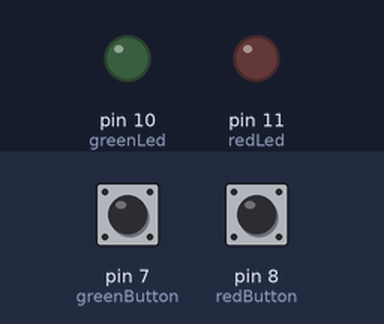
Bench run of a sketch on a simulated Arduino Uno, built with avr-gcc and run on an emulated ATmega328P. Parts: output pins drawn as LEDs (lit = HIGH). The test bench sets the inputs (shaded band); at power-on: pin 8 (redButton) HIGH, pin 7 (greenButton) HIGH.

Above: at 1.2 s.
1.3 s: pin 8 (redButton) pulled LOW for 0.15 s
At 2.4 s:
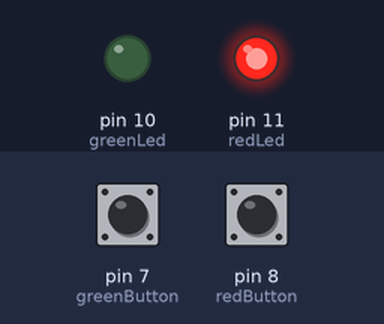
3.0 s: pin 7 (greenButton) pulled LOW for 0.15 s
At 4.2 s:
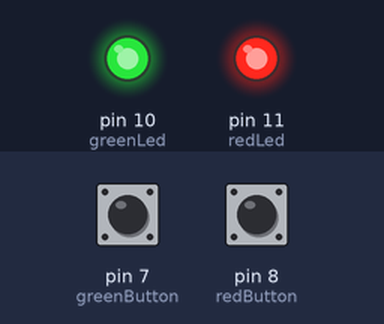
4.6 s: pin 8 (redButton) pulled LOW for 1 s
At 6.8 s:
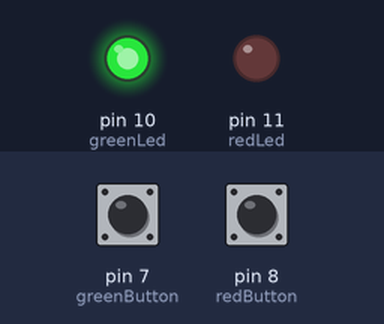
7.1 s: pin 7 (greenButton) pulled LOW for 1 s
At 8.5 s:
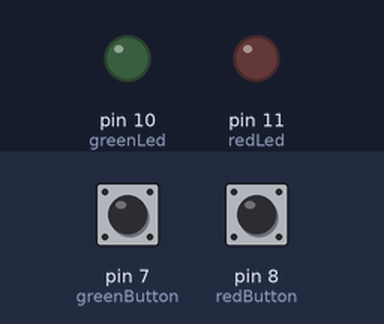
9.6 s: pin 7 (greenButton) pulled LOW for 3.2 s
At 10.4 s:
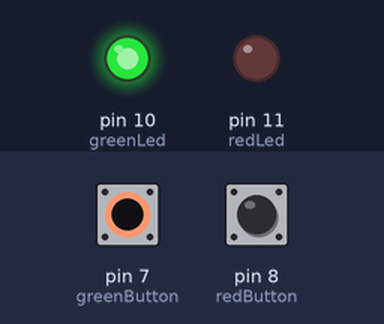
Timing chart, 0 to 12.6 s (numbered marks = the images above; inputs shaded):
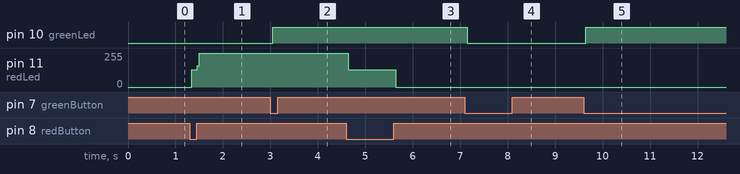

The sketch:

ButtonMastery.ino
```cpp
// Deklarering knappar
int greenButton = 7;
int redButton = 8;

// Deklarering lysdioder
int greenLed = 10;
int redLed = 11;

// Deklarerar tillstånd för lysdioderna
int greenLedState = LOW; // Tillstånd för lysdioden om den är på eller av
int redLedState = LOW; // Tillstånd för lysdioden om den är på eller av

// Debounce
int debounceTime = 50; // sätter studstiden till 50 millisekunder
int trueStateOfGreenButton = HIGH; // vi använder intern pullup så den är från start satt till hög
int currentStateGreenButton = HIGH; // placeholder för att läsa knappens tillstånd
int lastStateGreenButton = HIGH; //
unsigned long lastDebounceTime = 0; // till för att hålla koll på när knappen ändrades sist

void setup() {
  // konfigurering av knappar
  pinMode(greenButton, INPUT_PULLUP); // Använder inbyggda pull-up konfigureringen
  pinMode(redButton, INPUT_PULLUP); // Använder inbyggda pull-up konfigureringen

  // konfigurering av lysdioder
  pinMode(greenLed, OUTPUT);
  pinMode(redLed, OUTPUT);

}

void loop() {
  // ---------------------------------- //
  // Hantering av knapp utan studsskydd //
  // ---------------------------------- //

  int currentStateRedButton = digitalRead(redButton);

  if (currentStateRedButton == LOW){
    redLedState = !redLedState;
    digitalWrite(redLed, redLedState);
  }

  // ----------------------------------- //
  // Hantering av knappar med studsskydd //
  // ----------------------------------- //

  int currentStateGreenButton = digitalRead(greenButton);

  if (currentStateGreenButton != lastStateGreenButton){
    lastDebounceTime = millis();
  }
  if (millis() - lastDebounceTime > debounceTime) {

    if (currentStateGreenButton != trueStateOfGreenButton){
      trueStateOfGreenButton=currentStateGreenButton;

      if (currentStateGreenButton == LOW) {
        greenLedState = !greenLedState;
      }
    }
  }
  digitalWrite(greenLed, greenLedState);
  lastStateGreenButton = currentStateGreenButton;
}
```

Measured:
- after the input at 1.3 s, pin 11 (redLed): 0/255 → 128/255 at once, → 255/255 0.12 s later
- after the input at 3.0 s, pin 10 (greenLed): LOW → HIGH after 0.05 s
- after the input at 4.6 s, pin 11 (redLed): 255/255 → 128/255 at once, → 0/255 1.0 s later
- after the input at 7.1 s, pin 10 (greenLed): HIGH → LOW after 0.05 s
- after the input at 9.6 s, pin 10 (greenLed): LOW → HIGH after 0.05 s
